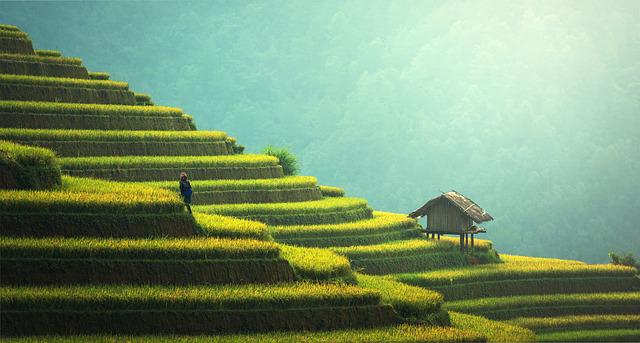
#> input picture Images/1.jpg, 640 x 343 px, found by its file name
$ python splitAndMerge.py
#> lines starting #> are read from the running program, lines starting #| are printed output that depends on the picture
import matplotlib.pyplot as plt
import numpy as np
from operator import add
from functools import reduce
import cv2

img = cv2.imread('1.jpg', 0)
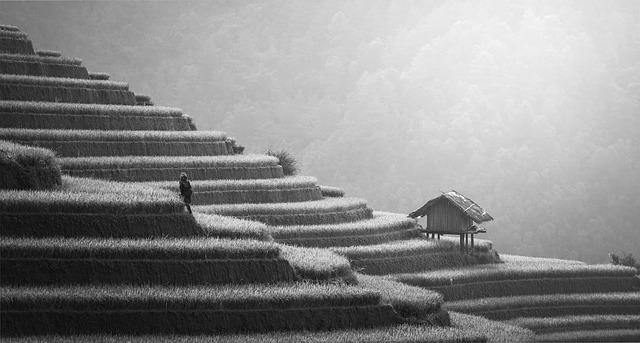
#> img: shape (343, 640); min 0, max 255, mean 136.5
img.shape

def split4(img):
    half_split = np.array_split(img, 2)
    res = map(lambda x: np.array_split(x, 2, axis=1), half_split)
    return reduce(add, res)

def concatenate4(north_west, north_east, south_west, south_east):
    top = np.concatenate((north_west, north_east), axis=1)
    bottom = np.concatenate((south_west, south_east), axis=1)
    return np.concatenate((top, bottom), axis=0)

def calculate_mean(img):
    return np.mean(img, axis=(0, 1))

def checkEqual(myList):
    first=myList[0]
    return all((x==first).all() for x in myList)

class QuadTree:
    def insert(self, img, level=0):
#> called with level = 0
        self.level = level
        self.mean = calculate_mean(img).astype(int)
#> self.mean = 136
        self.resolution = (img.shape[0], img.shape[1])
#> self.resolution = (343, 640)
        self.final = True

        if not checkEqual(img):
#> in checkEqual, `first=myList[0]`: first = 640 values, max 238 at index 486, min 135 at index 2, mean 195.8
            split_img = split4(img)
#> in split4, `half_split = np.array_split(img, 2)`: half_split = 2 items
#> split_img = 4 items

            self.final = False
            self.north_west = QuadTree().insert(split_img[0], level + 1)
#> call 2 of insert, with level = 1
#> in insert (call 2), `self.mean = calculate_mean(img).astype(int)`: self.mean = 139
#> in insert (call 2), `self.mean = calculate_mean(img).astype(int)`:
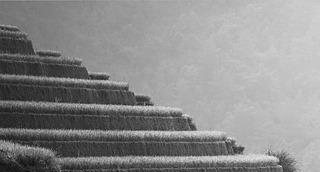
#> img: shape (172, 320); min 13, max 238, mean 139.2
#> call 3 of insert, with level = 2
#> in insert (call 3), `self.mean = calculate_mean(img).astype(int)`: self.mean = 126
#> in insert (call 3), `self.mean = calculate_mean(img).astype(int)`:
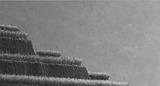
#> img: shape (86, 160); min 27, max 199, mean 126.3
#> in insert (call 5), `self.mean = calculate_mean(img).astype(int)`: self.mean = 120
#> in insert (call 5), `self.mean = calculate_mean(img).astype(int)`:
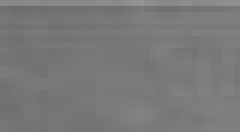
#> img: shape (22, 40) (shown 6 times larger); min 108, max 148, mean 120.9
            self.north_east = QuadTree().insert(split_img[1], level + 1)
            self.south_west = QuadTree().insert(split_img[2], level + 1)
            self.south_east = QuadTree().insert(split_img[3], level + 1)

        return self

    def get_image(self, level):
        if (self.final or self.level == level):
            return np.tile(self.mean, (self.resolution[0], self.resolution[1], 1))

        return concatenate4(
            self.north_west.get_image(level),
            self.north_east.get_image(level),
            self.south_west.get_image(level),
            self.south_east.get_image(level))

quadtree = QuadTree().insert(img)
for i in range(7, 10):
    plt.imshow(quadtree.get_image(i))
    plt.show()
#> this loop made 3 passes
#> pass 1, in concatenate4 (call 170), `bottom = np.concatenate((south_west, south_east), axis=1)`:
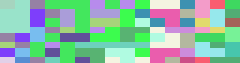
#> bottom: shape (21, 80, 1) int64 (shown 3 times larger); 31 distinct labels, from 135 to 170; one colour per label, 0 black
#> pass 1, `plt.show()`:
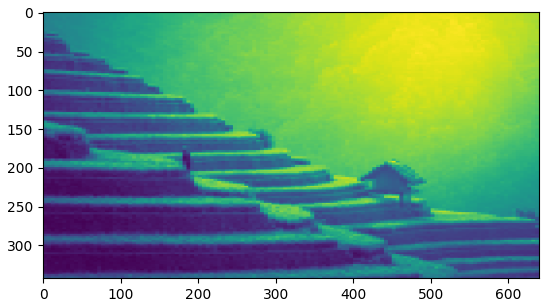
#> figure drawn by matplotlib, 1 panel
#> pass 2, `plt.show()`:
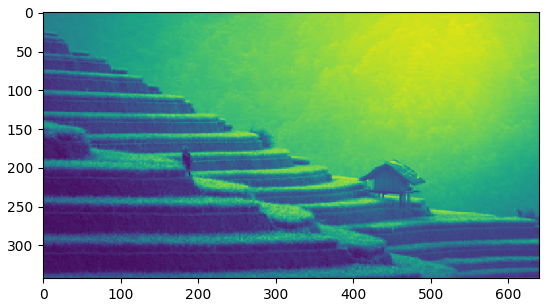
#> figure drawn by matplotlib, 1 panel

$ run again, with Images/10.jpg copied over Images/1.jpg
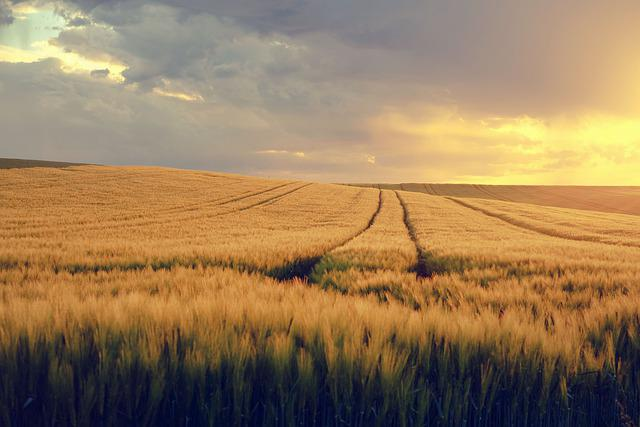
#> input picture Images/10.jpg, 640 x 427 px, found by its file name
#> self.mean = 128
#> first = 640 values, max 185 at index 36, min 113 at index 103, mean 139.4
#> half_split = 2 items
#> split_img = 4 items
#> self.mean = 176
#> in insert (call 3), `self.mean = calculate_mean(img).astype(int)`:
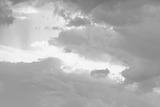
#> img: shape (107, 160); min 113, max 255, mean 176.4
#> the loop `for i in range(7, 10):` made 3 passes
#> pass 1, `plt.show()`:
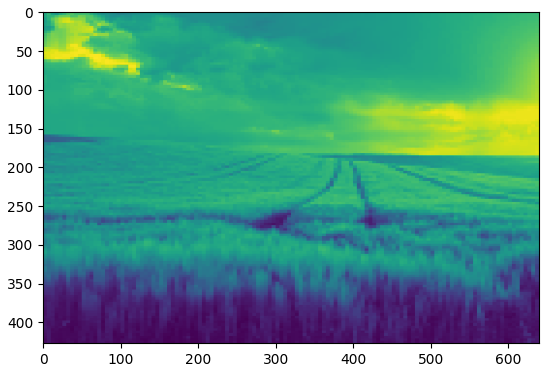
#> figure drawn by matplotlib, 1 panel

$ run again, with Images/100.jpg copied over Images/1.jpg
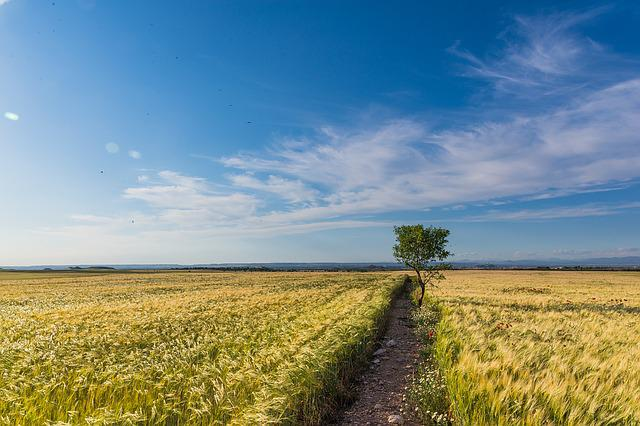
#> input picture Images/100.jpg, 640 x 426 px, found by its file name
#> self.mean = 134
#> first = 640 values, max 217 at index 0, min 58 at index 504, mean 86.04
#> half_split = 2 items
#> split_img = 4 items
#> in insert (call 3), `self.mean = calculate_mean(img).astype(int)`:
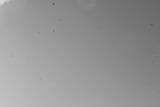
#> img: shape (107, 160); min 98, max 218, mean 148.2
#> the loop `for i in range(7, 10):` made 3 passes
#> pass 2, `plt.show()`:
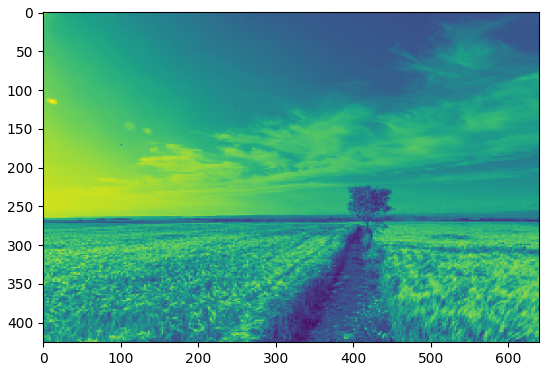
#> figure drawn by matplotlib, 1 panel

$ run again, with Images/101.jpg copied over Images/1.jpg
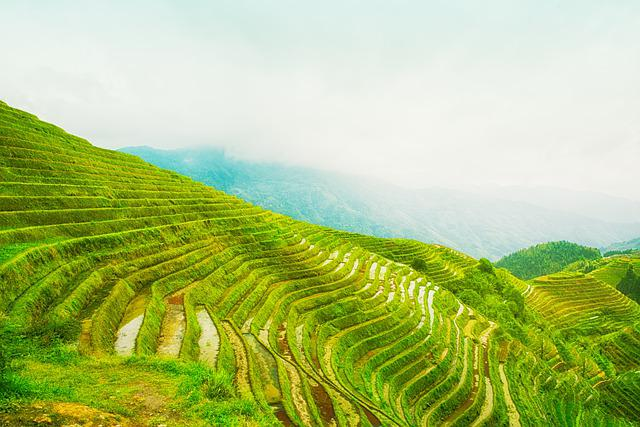
#> input picture Images/101.jpg, 640 x 427 px, found by its file name
#> self.mean = 178
#> first = 640 values, max 236 at index 352, min 227 at index 173, mean 233.1
#> half_split = 2 items
#> split_img = 4 items
#> the loop `for i in range(7, 10):` made 3 passes
#> pass 2, `plt.show()`:
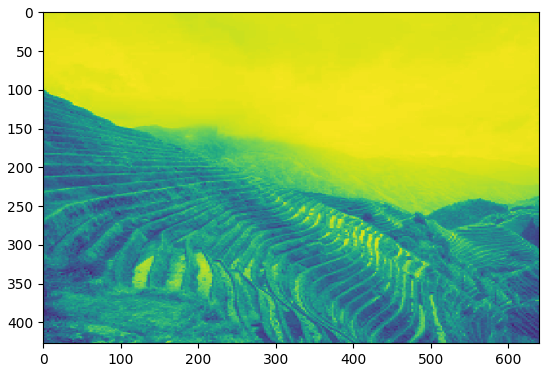
#> figure drawn by matplotlib, 1 panel
